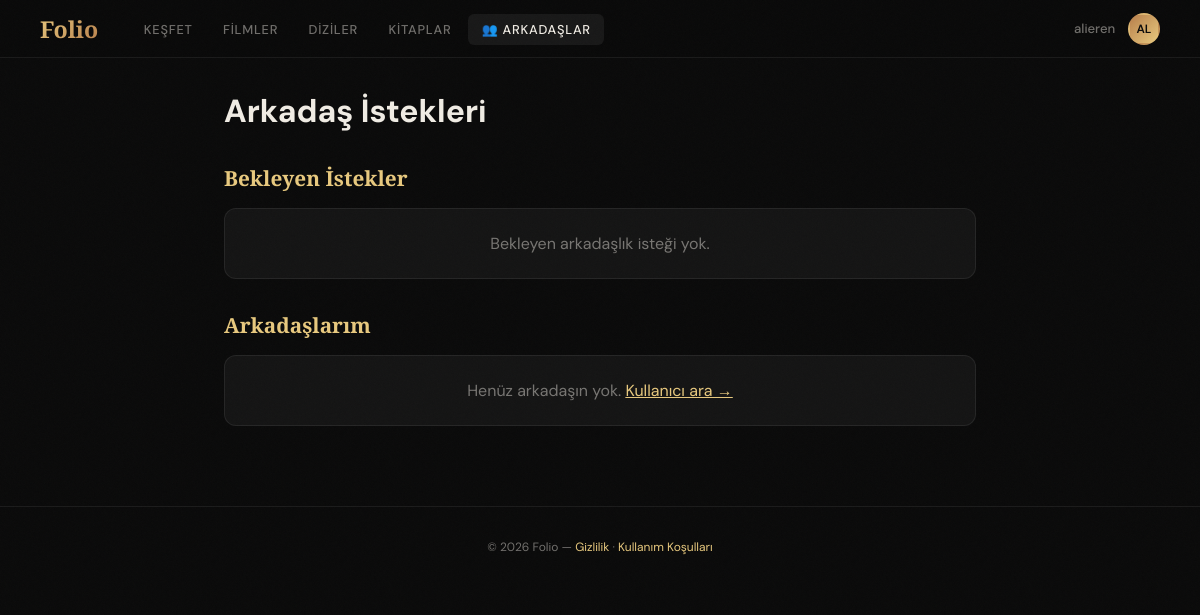
Page /sosyal/istekler/ (signed in) on the earlier database version.
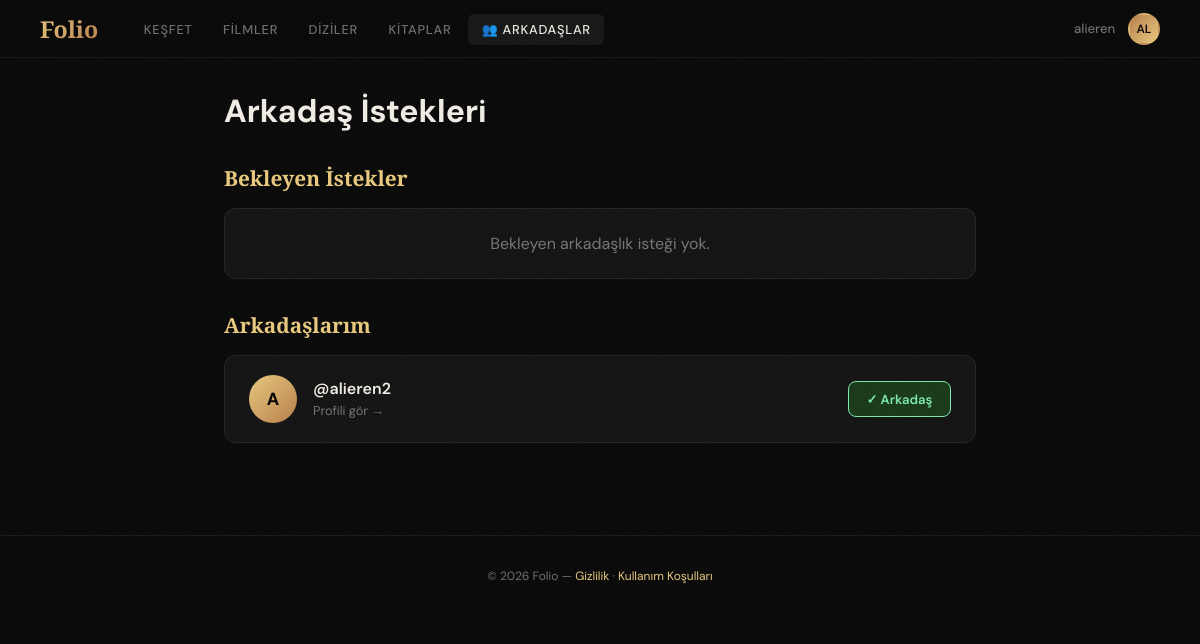
Same page on the later database version.
### sosyal/models.py (models this page shows, shortened)
class ArkadashlikIstegi(models.Model):
    DURUM_CHOICES = [
        ('beklemede', 'Beklemede'),
        ('kabul_edildi', 'Kabul Edildi'),
        ('reddedildi', 'Reddedildi'),
    ]
    gonderen = models.ForeignKey(User, on_delete=models.CASCADE, related_name='gonderilen_istekler')
    alici = models.ForeignKey(User, on_delete=models.CASCADE, related_name='alinan_istekler')
    durum = models.CharField(max_length=20, choices=DURUM_CHOICES, default='beklemede')
    tarih = models.DateTimeField(auto_now_add=True)
    class Meta:
        unique_together = ('gonderen', 'alici')

### sosyal/views.py (the view)
# urls.py: path('istekler/', views.arkadas_istekleri_view, name='arkadas_istekleri'),
@login_required(login_url='login')
def arkadas_istekleri_view(request):
    bekleyen_istekler = ArkadashlikIstegi.objects.filter(
        alici=request.user,
        durum='beklemede'
    ).order_by('-tarih')
    arkadaslar = ArkadashlikIstegi.objects.filter(
        Q(gonderen=request.user) | Q(alici=request.user),
        durum='kabul_edildi'
    )
    return render(request, 'sosyal/arkadas_istekleri.html', {
        'bekleyen_istekler': bekleyen_istekler,
        'arkadaslar': arkadaslar,
    })

### templates/sosyal/arkadas_istekleri.html (shortened to what this page needs)
{% extends 'base.html' %}
{% block content %}
<div class="container">
  <h1>Arkadaş İstekleri</h1>
  <h2>Bekleyen İstekler</h2>
  {% if bekleyen_istekler %}
    {% for istek in bekleyen_istekler %}
      <div class="kart">
        <div class="kullanici-bilgi">
          <div class="avatar">{{ istek.gonderen.username|first|upper }}</div>
          <div>
            <p class="username">@{{ istek.gonderen.username }}</p>
            <a href="{% url 'kullanici_profil' istek.gonderen.id %}" class="profil-link">Profili gör →</a>
          </div>
        </div>
        <div class="btn-grup">
          <a href="{% url 'istek_kabul' istek.id %}" class="btn btn-kabul">✓ Kabul Et</a>
          <a href="{% url 'istek_reddet' istek.id %}" class="btn btn-reddet">✗ Reddet</a>
        </div>
      </div>
    {% endfor %}
  {% else %}
    <div class="bos">Bekleyen arkadaşlık isteği yok.</div>
  {% endif %}
  <h2>Arkadaşlarım</h2>
  {% if arkadaslar %}
    {% for iliski in arkadaslar %}
      {% if iliski.gonderen == request.user %}
        {% with diger=iliski.alici %}
          <div class="kart">
            <div class="kullanici-bilgi">
              <div class="avatar">{{ diger.username|first|upper }}</div>
              <div>
                <p class="username">@{{ diger.username }}</p>
                <a href="{% url 'kullanici_profil' diger.id %}" class="profil-link">Profili gör →</a>
              </div>
            </div>
            <span class="btn btn-arkadas-tag">✓ Arkadaş</span>
          </div>
        {% endwith %}
      {% else %}
        {% with diger=iliski.gonderen %}
          <div class="kart">
            <div class="kullanici-bilgi">
              <div class="avatar">{{ diger.username|first|upper }}</div>
              <div>
                <p class="username">@{{ diger.username }}</p>
                <a href="{% url 'kullanici_profil' diger.id %}" class="profil-link">Profili gör →</a>
              </div>
            </div>
            <span class="btn btn-arkadas-tag">✓ Arkadaş</span>
          </div>
        {% endwith %}
      {% endif %}
    {% endfor %}
  {% else %}
    <div class="bos">Henüz arkadaşın yok. <a href="{% url 'kullanici_ara' %}" style="color: var(--accent);">Kullanıcı ara →</a></div>
  {% endif %}
</div>
{% endblock %}

Differences in the rows shown:
added ArkadashlikIstegi: gonderen.username|first "A", gonderen.username "alieren2"
Other differences:
text no longer shown: "Henüz arkadaşın yok. Kullanıcı ara →"
